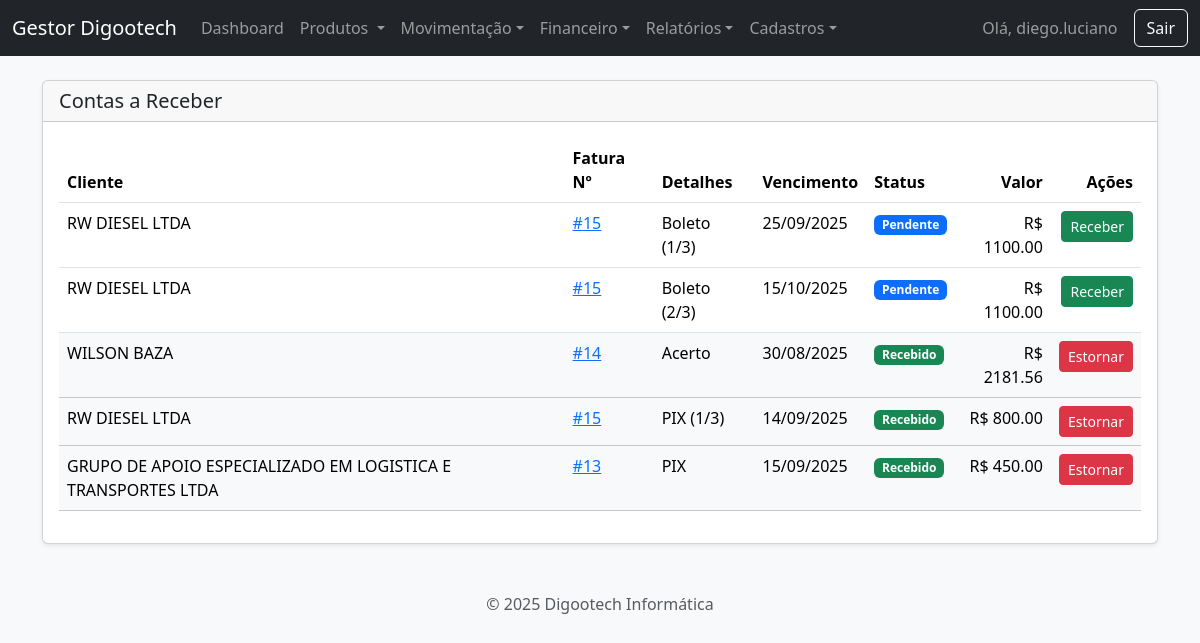
/contas-a-receber (signed in), run on an earlier commit of the app's database.
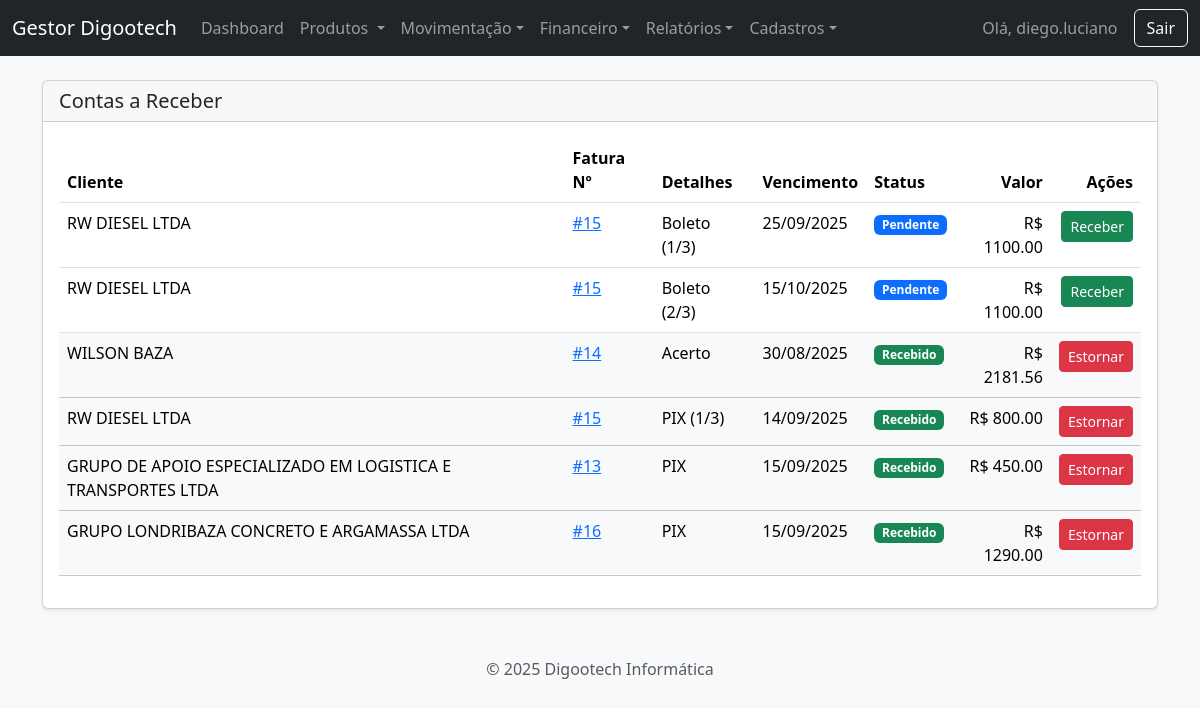
And on a later commit of the database.
### app.py (models this page shows, shortened)
class User(UserMixin, db.Model):
    id = db.Column(db.Integer, primary_key=True)
    username = db.Column(db.String(80), unique=True, nullable=False)
    password_hash = db.Column(db.String(200), nullable=False)

class Pagamento(db.Model):
    id = db.Column(db.Integer, primary_key=True)
    faturamento_id = db.Column(db.Integer, db.ForeignKey('faturamento.id'), nullable=False)
    tipo_pagamento = db.Column(db.String(20), nullable=False)
    valor = db.Column(db.Float, nullable=False)
    data_vencimento = db.Column(db.Date, nullable=False)
    chave_pix = db.Column(db.String(100), nullable=True)
    numero_parcelas = db.Column(db.Integer, default=1)
    status = db.Column(db.String(20), default='Pendente')

class Cliente(db.Model):
    id = db.Column(db.Integer, primary_key=True)
    tipo_pessoa = db.Column(db.String(10), nullable=False, default='FISICA')
    nome = db.Column(db.String(100), unique=True)
    cpf = db.Column(db.String(14), unique=True)
    razao_social = db.Column(db.String(150), unique=True)
    cnpj = db.Column(db.String(18), unique=True)
    inscricao_estadual = db.Column(db.String(20))
    email = db.Column(db.String(100))
    telefone = db.Column(db.String(11))
    cep = db.Column(db.String(9))
    rua = db.Column(db.String(150))
    numero = db.Column(db.String(20))
    bairro = db.Column(db.String(100))
    cidade = db.Column(db.String(100))
    uf = db.Column(db.String(2))
    ordens = db.relationship('OrdemServico', backref='cliente', lazy=True)
    @property
    def nome_exibicao(self): return self.nome if self.tipo_pessoa == 'FISICA' else self.razao_social

class Faturamento(db.Model):
    id = db.Column(db.Integer, primary_key=True)
    data_emissao = db.Column(db.DateTime, default=datetime.datetime.utcnow)
    data_vencimento = db.Column(db.Date, nullable=False)
    tipo_pagamento = db.Column(db.String(20), nullable=False)
    chave_pix = db.Column(db.String(100), nullable=True)
    cliente_id = db.Column(db.Integer, db.ForeignKey('cliente.id'), nullable=False)
    ordens = db.relationship('OrdemServico', secondary=faturamento_os, backref='faturamento', lazy='dynamic')
    cliente = db.relationship('Cliente')
    pagamentos = db.relationship('Pagamento', backref='faturamento', lazy=True, cascade="all, delete-orphan")

### app.py (the view)
@app.route('/contas-a-receber')
@login_required
def gerenciar_contas_a_receber():
    contas = Pagamento.query.order_by(Pagamento.status.asc(), Pagamento.data_vencimento.asc()).all()
    return render_template('contas_a_receber.html', contas=contas, today_date=datetime.date.today())

### app.py (called while the page is built)
@login_manager.user_loader
def load_user(user_id):
    return db.session.get(User, int(user_id))

### templates/contas_a_receber.html
{% extends 'base.html' %}
{% block content %}
<div class="card shadow-sm">
    <div class="card-header"><h2 class="h5 mb-0">Contas a Receber</h2></div>
    <div class="card-body">
        <table class="table table-hover">
            <thead><tr><th scope="col">Cliente</th><th scope="col">Fatura Nº</th><th scope="col">Detalhes</th><th scope="col">Vencimento</th><th scope="col">Status</th><th scope="col" class="text-end">Valor</th><th scope="col" class="text-end">Ações</th></tr></thead>
            <tbody>
                {% for conta in contas %}
                <tr class="{{ 'table-light text-muted' if conta.status == 'Recebido' else '' }}">
                    <td>{{ conta.faturamento.cliente.nome_exibicao if conta.faturamento.cliente else 'N/A' }}</td>
                    <td><a href="{{ url_for('gerar_fatura_pdf', fatura_id=conta.faturamento.id) }}" target="_blank">#{{ conta.faturamento.id }}</a></td>
                    <td>
                        {% set contagem_parcelas = conta.faturamento.pagamentos|length %}
                        {{ conta.tipo_pagamento }} {% if contagem_parcelas > 1 %} ({{ conta.numero_parcelas }}/{{ contagem_parcelas }}) {% endif %}
                    </td>
                    <td>{{ conta.data_vencimento.strftime('%d/%m/%Y') }}</td>
                    <td>
                        {% if conta.status == 'Recebido' %}
                            <span class="badge bg-success">Recebido</span>
                        {% else %}
                            {% set dias_para_vencer = (conta.data_vencimento - today_date).days %}
                            {% if dias_para_vencer < 0 %}
                                <span class="badge bg-danger">Vencido ({{ dias_para_vencer * -1 }}d)</span>
                            {% elif dias_para_vencer <= 7 %}
                                <span class="badge bg-warning text-dark">A Vencer ({{ dias_para_vencer }}d)</span>
                            {% else %}
                                <span class="badge bg-primary">Pendente</span>
                            {% endif %}
                        {% endif %}
                    </td>
                    <td class="text-end">R$ {{ "%.2f"|format(conta.valor) }}</td>
                    <td class="text-end">
                        <div class="btn-group">
                            {% if conta.status == 'Pendente' %}
                                <form action="{{ url_for('marcar_como_recebido', pagamento_id=conta.id) }}" method="POST" onsubmit="return confirm('Confirmar o recebimento deste valor?');"><button type="submit" class="btn btn-success btn-sm">Receber</button></form>
                            {% else %}
                                <form action="{{ url_for('estornar_recebimento', pagamento_id=conta.id) }}" method="POST" onsubmit="return confirm('Tem certeza que deseja estornar este recebimento?');"><button type="submit" class="btn btn-danger btn-sm">Estornar</button></form>
                            {% endif %}
                        </div>
                    </td>
                </tr>
                {% else %}
                <tr><td colspan="7" class="text-center">Nenhuma conta a receber encontrada.</td></tr>
                {% endfor %}
            </tbody>
        </table>
    </div>
</div>
{% endblock %}

### templates/base.html (shortened to what this page needs)
<!DOCTYPE html>
<html lang="pt-br">
<head>
    <link href="{{ url_for('static', filename='css/bootstrap.min.css') }}" rel="stylesheet">
    <link href="https://cdn.jsdelivr.net/npm/select2@4.1.0-rc.0/dist/css/select2.min.css" rel="stylesheet" />
    <link rel="stylesheet" href="https://cdn.jsdelivr.net/npm/select2-bootstrap-5-theme@1.3.0/dist/select2-bootstrap-5-theme.min.css" />
    <link rel="stylesheet" href="{{ url_for('static', filename='style.css') }}">
</head>
<body class="bg-light {{ body_class or '' }}">
    <nav class="navbar navbar-expand-lg navbar-dark bg-dark">
        <div class="container-fluid">
            <a class="navbar-brand" href="{{ url_for('dashboard') }}">Gestor Digootech</a>
            {% if current_user.is_authenticated %}
            <div class="collapse navbar-collapse" id="navbarNav">
                <ul class="navbar-nav me-auto mb-2 mb-lg-0">
                    <li class="nav-item"><a class="nav-link" href="{{ url_for('dashboard') }}">Dashboard</a></li>
                    <li class="nav-item dropdown">
                        <a class="nav-link dropdown-toggle" href="#" role="button" data-bs-toggle="dropdown" aria-expanded="false">
                            Produtos
                        </a>
                    </li>
                    <li class="nav-item dropdown">
                        <a class="nav-link dropdown-toggle" href="#" role="button" data-bs-toggle="dropdown">Movimentação</a>
                    </li>
                     <li class="nav-item dropdown">
                        <a class="nav-link dropdown-toggle" href="#" role="button" data-bs-toggle="dropdown">Financeiro</a>
                    </li>
                    <li class="nav-item dropdown">
                        <a class="nav-link dropdown-toggle" href="#" role="button" data-bs-toggle="dropdown">Relatórios</a>
                    </li>
                    <li class="nav-item dropdown">
                        <a class="nav-link dropdown-toggle" href="#" role="button" data-bs-toggle="dropdown">Cadastros</a>
                    </li>
                </ul>
                <span class="navbar-text me-3">Olá, {{ current_user.username }}</span>
                <a href="{{ url_for('logout') }}" class="btn btn-outline-light">Sair</a>
            </div>
            {% endif %}
        </div>
    </nav>
    <main class="container mt-4">
        {% block content %}{% endblock %}
    </main>
    <footer class="text-center text-muted mt-5 mb-3">
    <p>&copy; 2025 Digootech Informática</p>
    </footer>
</body>
</html>

What changed in the data, as far as the page shows it:
added Pagamento: faturamento.cliente "GRUPO LONDRIBAZA CONCRETO E ARGAMASSA LTDA", faturamento.id "16", tipo_pagamento "PIX", data_vencimento "15/09/2025", status "Recebido", valor "1290.00"
